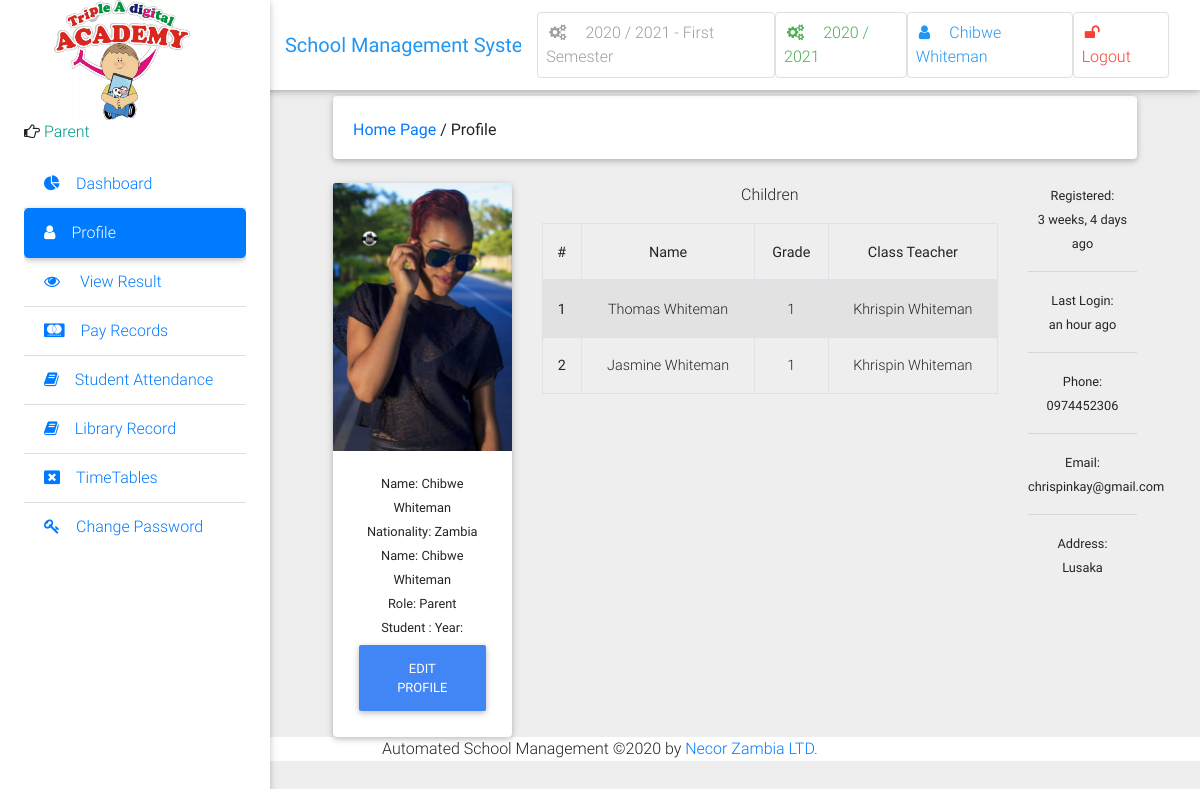
/profile/ (signed in), run on the app's committed database.
### school/models.py (models this page shows, shortened)
class Semester(models.Model):
    semester = models.CharField(max_length=10, choices=SEMESTER, blank=True)
    is_current_semester = models.BooleanField(default=False, blank=True, null=True)
    session = models.ForeignKey(Session, on_delete=models.CASCADE, blank=True, null=True)
    next_semester_begins = models.DateField(null=True, blank=True)
    def __str__(self):
        return str(self.session) + ' - ' + str(self.semester)

class Session(models.Model):
    session = models.CharField(max_length=200, unique=True)
    is_current_session = models.BooleanField(default=False, blank=True, null=True)
    next_session_begins = models.DateField(blank=True, null=True)
    def __str__(self):
        return self.session

class User(AbstractUser):
    is_student = models.BooleanField(default=False)
    is_lecturer = models.BooleanField(default=False)
    is_librarian = models.BooleanField(default=False)
    is_parent = models.BooleanField(default=False)
    phone = models.CharField(max_length=60, blank=True, null=True)
    address = models.CharField(max_length=60, blank=True, null=True)
    picture = models.ImageField(upload_to="users/pictures/%Y/%m/%d'", blank=True, null=True)
    email = models.EmailField(blank=True, null=True)
    password_type = models.CharField('Password Type', default='Expirable', max_length=200, choices=PASSWORD_TYPES)
    days_for_password_expiry = models.ForeignKey(PasswordConfigurations, on_delete=models.CASCADE, null=True, blank=True)
    last_password_reset_date = models.DateField('Reset On', auto_now=True)
    password_expiry_date = models.DateField(editable=False, null=True, blank=True)
    is_password_expired = models.BooleanField(default=False,)
    username_validator = ASCIIUsernameValidator()
    def get_picture(self):
        no_picture = settings.STATIC_URL + 'img/img_avatar.png'
        try:
            return self.picture.url
        except:
            return no_picture
    def get_full_name(self):
        full_name = self.username
        if self.first_name and self.last_name:
            full_name = self.first_name + " " + self.last_name
        return full_name
    def __str__(self):
        return self.get_full_name()

class Parent(models.Model):
    user = models.OneToOneField(User, on_delete=models.CASCADE)
    occupation = models.CharField('Occupation', max_length=200, null=True, blank=True)
    nationality = models.CharField('Nationality', max_length=200, null=True, blank=True)

class Children(models.Model):
    parent = models.ForeignKey(Parent, on_delete=models.CASCADE)
    student = models.ForeignKey(Student, on_delete=models.CASCADE)
    relation = models.CharField('Relation', max_length=200, choices=PARENT_CHILD_RELATION)
    class Meta:
        verbose_name_plural = 'Children'
        verbose_name = 'Child'

class Student(models.Model):
    user = models.OneToOneField(User, on_delete=models.CASCADE)
    id_number = models.CharField(max_length=20, unique=True)
    schoolclass = models.ForeignKey(SchoolClass, verbose_name='Class', default='', on_delete=models.CASCADE)
    enrollment_date = models.DateField(auto_now_add=True, null=True, blank=True)
    level = models.ForeignKey(Level, verbose_name='Grade', default='', on_delete=models.CASCADE)

class Level(models.Model):
    level = models.CharField('Grade', max_length=200, )
    def __str__(self):
        return self.level
    class Meta:
        verbose_name_plural = 'Levels/Grades'
        verbose_name = 'Level/Grade'

class SchoolClass(models.Model):
    grade = models.ForeignKey(Level, verbose_name='Level', default='', on_delete=models.CASCADE)
    classname = models.CharField('Enter Class Title', max_length=200, default='', help_text='name of class, (eg. A)')
    classteacher = models.ForeignKey(User, verbose_name='Assign Teacher', max_length=200, default='',
                                     on_delete=models.CASCADE)
    courses = models.ManyToManyField(Course, verbose_name='Choose Courses', related_name='class_subject',
                                      help_text='Hold Ctrl to choose multiple')
    class Meta:
        verbose_name = 'School Class'
        verbose_name_plural = 'School Classes'

### school/views.py (the view, shortened to what this page needs)
# urls.py: path('profile/', views.profile, name='profile'),
@login_required
def profile(request):
    current_semester = Semester.objects.get(is_current_semester=True)
    if request.user.is_lecturer:
        print("IF LECTUREr::")
        courses = Course.objects.filter(allocated_course__lecturer__pk=request.user.id).filter(
            semester=current_semester)
        return render(request, 'account/profile.html', {"courses": courses, })
    elif request.user.is_parent:
        print("IF parent::")
        parent = Parent.objects.get(user__pk=request.user.id)
        students = Children.objects.filter(parent__user__pk=request.user.id)
        context = {
            'students': students,
            'parent': parent,
        }
        return render(request, 'account/profile.html', context)
    else:
        staff = User.objects.filter(is_lecturer=True)
        return render(request, 'account/profile.html', {"staff": staff})

### school/context_processors.py (called while the page is built)
def session_processor(request):
	current_session = Session.objects.get(is_current_session=True)
	return {"current_session": current_session}

def semester_processor(request):
	current_semester = Semester.objects.get(is_current_semester=True)
	return {"current_semester": current_semester}

### school/templates/account/profile.html (shortened to what this page needs)
{% extends 'school/base.html' %}
{% load static %}
{% load humanize %}
{% block side_bar %}
    {% include 'school/partial_active_element.html' with active='Profile' %}
{% endblock side_bar %}
{% block content %}
    <div class="container-fluid mt-5">
        <div class="card mb-4 wow fadeIn">
            <div class="card-body d-sm-flex justify-content-between">
                <h6 class="mb-2 mb-sm-0 pt-1">
                    <a href="/">Home Page</a>
                    <span>/</span>
                    <span>Profile</span>
                </h6>
            </div>
        </div>
        <div class="row">
            <div class="col-md-3">
                <div class="card">
                    <div class="view overlay">
                        <img class="card-img-top" src="{{ request.user.get_picture }}" alt="User Image">
                    </div>
                    {% if request.user.is_parent %}
                        <div class="card-body card-body-cascade text-center">
                            <small class="card-title">Name: {{ request.user.get_full_name|capfirst }}</small>
                            <br>
                            <small class="card-title">Nationality: {{ parent.nationality|capfirst }}</small>
                            <br>
                            <small class="card-title">Name: {{ request.user.get_full_name|capfirst }}</small>
                            <br>
                            <small class="card-title">Role: Parent</small>
                            <br>
                            <small class="card-title">Student : {{ level.level }}</small>
                            <small class="card-title">Year: {{ level.level }}</small>
                            <a href="{% url 'edit_profile' %}" class="btn btn-primary">Edit Profile</a>
                        </div>
                    {% endif %}
                </div>
            </div>
            {% if request.user.is_parent %}
                <div class="col-md-7 text-center">
                    <p>Children</p>
                    <div class="table-wrapper-scroll-y">
                        <table class="table table-bordered table-striped">
                            <thead>
                            <tr>
                                <th scope="col">#</th>
                                <th scope="col">Name</th>
                                <th scope="col">Grade</th>
                                <th scope="col">Class Teacher</th>
                            </tr>
                            </thead>
                            <tbody>
                            {% for student in students reversed %}
                                <tr>
                                    <th scope="row">{{ forloop.counter }}</th>
                                    <td>{{ student.student.user.get_full_name }}</td>
                                    <td>{{ student.student.level }}</td>
                                    <td>{{ student.student.schoolclass.classteacher }}</td>
                                </tr>
                            {% endfor %}
                            </tbody>
                        </table>
                    </div>
                </div>
            {% endif %}
            <div class="col-md-2 text-center">
                <small> Registered:<br>
                    <date>{{ user.date_joined|naturaltime }}</date>
                </small>
                <hr/>
                <small> Last Login:<br>
                    <date>{{ user.last_login|naturaltime }}</date>
                </small>
                <hr/>
                <small> Phone:<br>
                    <date>{% if user.phone %}{{ user.phone }}{% endif %}</date>
                </small>
                <hr/>
                <small> Email:<br>
                    <date>{{ user.email }}</date>
                </small>
                <hr/>
                <small> Address:<br>
                    <date>{{ user.address }}</date>
                </small>
            </div>
        </div>
{% endblock %}

### school/templates/school/base.html (shortened to what this page needs)
{% load static %}
<!DOCTYPE html>
<html lang="en">
<head>
    <link rel="stylesheet" href="https://cdn.datatables.net/1.10.20/css/jquery.dataTables.min.css">
    <link rel="stylesheet" href="https://cdn.datatables.net/buttons/1.6.1/css/buttons.dataTables.min.css">
    <link rel="stylesheet" href="https://maxcdn.bootstrapcdn.com/font-awesome/4.7.0/css/font-awesome.min.css">
    <link href="{% static 'school/css/bootstrap.min.css' %}" rel="stylesheet">
    <link href="{% static 'school/css/mdb.min.css' %}" rel="stylesheet">
    <link href="{% static 'school/css/style.css' %}" rel="stylesheet">
    <link rel="stylesheet" type="text/css" href="https://cdn.datatables.net/1.10.20/css/jquery.dataTables.css">
{% include 'school/small-screen-navbar.html'%}
</head>
<body class="grey lighten-3">
<header>
    <nav class="navbar fixed-top navbar-expand-lg navbar-light white scrolling-navbar">
        <div class="container-fluid">
            <a class="navbar-brand waves-effect" href="/">
                <strong class="blue-text">School Management System</strong>
            </a>
            <div class="collapse navbar-collapse" id="navbarSupportedContent">
                <ul class="navbar-nav nav-flex-icons">
                    <li class="nav-item">
                        <a href="{% if request.user.is_superuser %}{% url 'manage_semester' %}{% else %}#{% endif %}"
                           class="nav-link border border-light grey-text rounded waves-effect">
                            <i class="fa fa-cogs mr-3"></i>{{ current_semester }} Semester
                        </a>
                    </li>
                    <li class="nav-item">
                        <a href="{% if request.user.is_superuser %}{% url 'manage_session' %}{% else %}#{% endif %}"
                           class="nav-link border border-light green-text rounded waves-effect">
                            <i class="fa fa-cogs mr-3"></i>{{ current_session }}
                        </a>
                    </li>
                    <li class="nav-item">
                        <a href="{% url 'profile' %}"
                           class="nav-link border border-light rounded waves-effect blue-text">
                            <i class="fa fa-user mr-3"></i>{{ user|capfirst }}
                        </a>
                    </li>
                    <li class="nav-item">
                        <a href="/accounts/logout/" class="nav-link border border-light rounded waves-effect red-text">
                            <i class="fa fa-unlock mr-3"></i>Logout
                        </a>
                    </li>
                </ul>
            </div>
        </div>
    </nav>
    <div class="sidebar-fixed position-fixed">
        <img src="{% static 'img/logo.jpg' %}" id="icon" class="logo" style="margin-left: 30px">
        {% if request.user.is_lecturer %}
            <p><i class="fa fa-hand-o-right" aria-hidden="true"></i>
                <span class="teal-text text-center"> Lecturer</span></p>
        {% elif request.user.is_student %}
            <p><i class="fa fa-hand-o-right" aria-hidden="true"></i>
                <span class="teal-text text-center"> Student</span></p>
        {% elif request.user.is_parent %}
            <p><i class="fa fa-hand-o-right" aria-hidden="true"></i>
                <span class="teal-text text-center"> Parent</span></p>
        {% elif request.user.is_librarian %}
            <p><i class="fa fa-hand-o-right" aria-hidden="true"></i>
                <span class="teal-text text-center"> Library</span></p>
        {% else %}
            <p><i class="fa fa-hand-o-right" aria-hidden="true"></i>
                <span class="teal-text text-center"> System Admin</span></p>
        {% endif %}
        <div class="dashboard">
            {% block side_bar %}{% endblock side_bar %}
        </div>
    </div>
</header>
<main class="pt-5 mx-lg-5">
    {% block content %} {% endblock %}
</main>
<footer class="" style="background-color: white">
    <center>Automated School Management &copy;{% now 'Y' %} by <a href="www.necor.co.zm">Necor Zambia LTD.</a> </center>
</footer>
</body>
</html>

### school/static/school/css/style.css (style rules this page uses)
.sidebar-fixed { height: 100vh; width: 270px; -webkit-box-shadow: 0 2px 5px 0 rgba(0, 0, 0, 0.16), 0 2px 10px 0 rgba(0, 0, 0, 0.12); box-shadow: 0 2px 5px 0 rgba(0, 0, 0, 0.16), 0 2px 10px 0 rgba(0, 0, 0, 0.12); z-index: 1050; background-color: #fff; padding: 1.5rem; padding-top: 0; }
@media (min-width: 1200px) { .navbar, .page-footer, main { padding-left: 270px; } }
.logo { text-shadow: rgb(179, 179, 179) 0px 0px 0px, rgb(180, 180, 180) 1px 1px 0px, rgb(182, 182, 182) 2px 2px 0px, rgb(184, 184, 184) 3px 3px 0px, rgb(185, 185, 185) 4px 4px 0px, rgb(187, 187, 187) 5px 5px 0px, rgb(189, 189, 189) 6px 6px 0px, rgb(190, 190, 190) 7px 7px 0px, rgb(192, 192, 192) 8px 8px 0px, rgb(194, 194, 194) 9px 9px 0px, rgb(195, 195, 195) 10px 10px 0px, rgb(197, 197, 197) 11px 11px 0px, rgb(199, 199, 199) 12px 12px 0px, rgb(201, 201, 201) 13px 13px 0px, rgb(202, 202, 202) 14px 14px 0px, rgb(204, 204, 204) 15px 15px 0px, rgb(206, 206, 206) 16px 16px 0px, rgb(207, 207, 207) 17px 17px 0px, rgb(209, 209, 209) 18px 18px 0px, rgb(211, 211, 211) 19px 19px 0px, rgb(212, 212, 212) 20px 20px 0px, rgb(214, 214, 214) 21px 21px 0px, rgb(216, 216, 216) 22px 22px 0px, rgb(218, 218, 218) 23px 23px 0px, rgb(219, 219, 219) 24px 24px 0px, rgb(221, 221, 221) 25px 25px 0px, rgb(223, 223, 223) 26px 26px 0px, rgb(224, 224, 224) 27px 27px 0px, rgb(226, 226, 226) 28px 28px 0px, rgb(228, 228, 228) 29px 29px 0px, rgb(230, 230, 230) 30px 30px 0px, rgb(231, 231, 231) 31px 31px 0px, rgb(233, 233, 233) 32px 32px 0px, rgb(235, 235, 235) 33px 33px 0px, rgb(236, 236, 236) 34px 34px 0px, rgb(238, 238, 238) 35px 35px 0px, rgb(240, 240, 240) 36px 36px 0px, rgb(241, 241, 241) 37px 37px 0px, rgb(243, 243, 243) 38px 38px 0px, rgb(245, 245, 245) 39px 39px 0px, rgb(247, 247, 247) 40px 40px 0px, rgb(248, 248, 248) 41px 41px 0px, rgb(250, 250, 250) 42px 42px 0px, rgb(252, 252, 252) 43px 43px 0px, rgb(253, 253, 253) 44px 44px 0px; font-size: 40px; color: rgb(95, 89, 255); height: 120px; width: 136px; line-height: 136px; border-radius: ; text-align: center; background-color: rgb(255, 255, 255); }

### school/templates/school/base.html (style rules this page uses)
.dashboard { display: block; max-height: 500px; overflow-y: auto; -ms-overflow-style: -ms-autohiding-scrollbar; }

### school/templates/account/profile.html (style rules this page uses)
.table-wrapper-scroll-y { display: block; max-height: 350px; overflow-y: auto; -ms-overflow-style: -ms-autohiding-scrollbar; }

### data on the page
Semester: session+semester "2020 / 2021 - First"
Session: session "2020 / 2021"
User: username+first_name+last_name "Chibwe Whiteman", user.get_picture (picture), user.get_full_name "Chibwe Whiteman", date_joined "3 weeks, 4 days ago", last_login "an hour ago", phone "0974452306", email "chrispinkay@gmail.com", address "Lusaka"
Parent: nationality "Zambia"
Children: student.user.get_full_name "Thomas Whiteman", student.level "1", student.schoolclass.classteacher "Khrispin Whiteman"
Children: student.user.get_full_name "Jasmine Whiteman", student.level "1", student.schoolclass.classteacher "Khrispin Whiteman"
